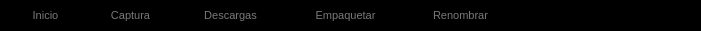
<?xml version="1.0" encoding="UTF-8"?>
<ui version="4.0">
 <class>TaskBar</class>
 <widget class="QWidget" name="TaskBar">
  <property name="geometry">
   <rect>
    <x>0</x>
    <y>0</y>
    <width>701</width>
    <height>31</height>
   </rect>
  </property>
  <property name="minimumSize">
   <size>
    <width>0</width>
    <height>30</height>
   </size>
  </property>
  <property name="maximumSize">
   <size>
    <width>16777215</width>
    <height>31</height>
   </size>
  </property>
  <property name="windowTitle">
   <string>Form</string>
  </property>
  <property name="autoFillBackground">
   <bool>false</bool>
  </property>
  <property name="styleSheet">
   <string notr="true"/>
  </property>
  <layout class="QHBoxLayout" name="horizontalLayout">
   <property name="spacing">
    <number>0</number>
   </property>
   <property name="leftMargin">
    <number>0</number>
   </property>
   <property name="topMargin">
    <number>0</number>
   </property>
   <property name="rightMargin">
    <number>0</number>
   </property>
   <property name="bottomMargin">
    <number>0</number>
   </property>
   <item>
    <widget class="QGroupBox" name="groupBox">
     <property name="styleSheet">
      <string notr="true">QWidget{
	border-style: none;
	background-color: rgb(0, 0, 0);
	
	color: rgb(121, 121, 121);
}

QPushButton:hover {
     color: &quot;#00C8FF&quot;
 }</string>
     </property>
     <property name="title">
      <string/>
     </property>
     <widget class="QPushButton" name="btnRenombrar">
      <property name="geometry">
       <rect>
        <x>410</x>
        <y>0</y>
        <width>101</width>
        <height>31</height>
       </rect>
      </property>
      <property name="font">
       <font>
        <pointsize>8</pointsize>
       </font>
      </property>
      <property name="text">
       <string>Renombrar</string>
      </property>
     </widget>
     <widget class="QPushButton" name="btnEmpaquetar">
      <property name="geometry">
       <rect>
        <x>290</x>
        <y>0</y>
        <width>111</width>
        <height>31</height>
       </rect>
      </property>
      <property name="font">
       <font>
        <pointsize>8</pointsize>
       </font>
      </property>
      <property name="text">
       <string>Empaquetar</string>
      </property>
     </widget>
     <widget class="QPushButton" name="btnDescargas">
      <property name="geometry">
       <rect>
        <x>180</x>
        <y>0</y>
        <width>101</width>
        <height>31</height>
       </rect>
      </property>
      <property name="maximumSize">
       <size>
        <width>1677</width>
        <height>16777215</height>
       </size>
      </property>
      <property name="font">
       <font>
        <pointsize>8</pointsize>
       </font>
      </property>
      <property name="text">
       <string>Descargas</string>
      </property>
     </widget>
     <widget class="QPushButton" name="btnCaptura">
      <property name="geometry">
       <rect>
        <x>90</x>
        <y>0</y>
        <width>81</width>
        <height>31</height>
       </rect>
      </property>
      <property name="maximumSize">
       <size>
        <width>100</width>
        <height>16777215</height>
       </size>
      </property>
      <property name="font">
       <font>
        <pointsize>8</pointsize>
       </font>
      </property>
      <property name="text">
       <string>Captura</string>
      </property>
     </widget>
     <widget class="QPushButton" name="btnInicio">
      <property name="geometry">
       <rect>
        <x>10</x>
        <y>0</y>
        <width>71</width>
        <height>31</height>
       </rect>
      </property>
      <property name="maximumSize">
       <size>
        <width>100</width>
        <height>16777215</height>
       </size>
      </property>
      <property name="font">
       <font>
        <pointsize>8</pointsize>
       </font>
      </property>
      <property name="text">
       <string>Inicio</string>
      </property>
     </widget>
    </widget>
   </item>
  </layout>
 </widget>
 <resources/>
 <connections/>
</ui>
